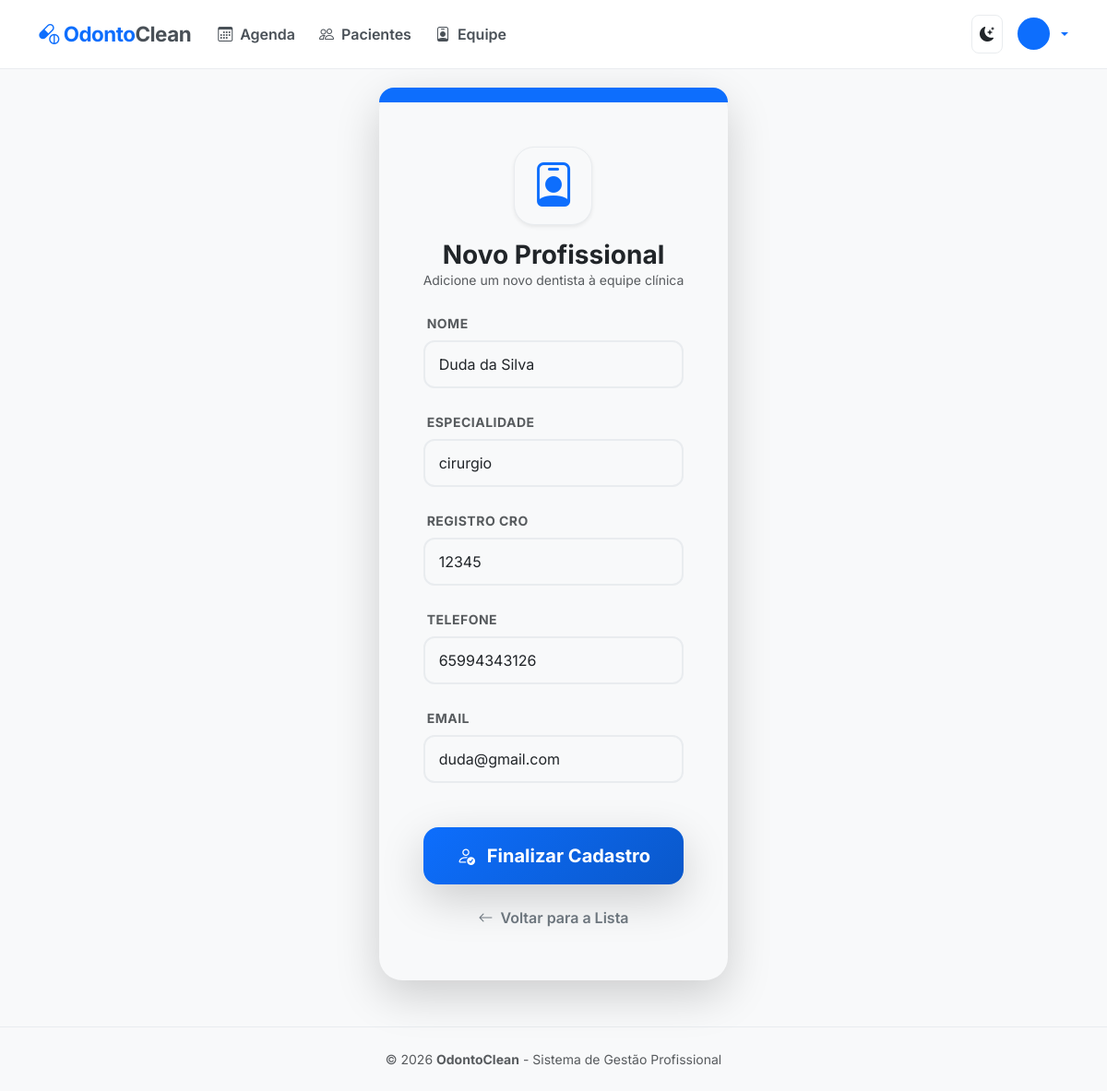
Screenshot of /dentistas/editar/1/ with the database file from the repository.
### agendamentos/models.py (models this page shows, shortened)
class Dentista(models.Model):
    nome = models.CharField(max_length=100)
    cro = models.CharField(max_length=20, unique=True, verbose_name="Registro CRO")
    especialidade = models.CharField(max_length=100)
    telefone = models.CharField(max_length=15)
    email = models.EmailField(blank=True, null=True)

### agendamentos/views.py (the view)
# urls.py: path('dentistas/editar/<int:pk>/', views.editar_dentista, name='editar_dentista'),
def editar_dentista(request, pk):
    dentista = get_object_or_404(Dentista, pk=pk)
    if request.method == 'POST':
        form = DentistaForm(request.POST, instance=dentista)
        if form.is_valid():
            form.save()
            messages.success(request, f"Os dados do Dr(a). {dentista.nome} foram atualizados!")
            return redirect('lista_dentistas')
    else:
        form = DentistaForm(instance=dentista)
    return render(request, 'agendamentos/form_dentista.html', {
        'form': form,
        'titulo': 'Editar Dentista',
        'dentista': dentista
    })

### agendamentos/forms.py
class DentistaForm(forms.ModelForm):
    class Meta:
        model = Dentista
        fields = ['nome', 'especialidade', 'cro', 'telefone', 'email']
        widgets = {f: forms.TextInput(attrs={'class': 'form-control'}) for f in fields}

### agendamentos/templates/agendamentos/form_dentista.html (shortened to what this page needs)
{% extends 'agendamentos/base.html' %}
{% block content %}
<div class="container d-flex align-items-center justify-content-center" style="min-height: 80vh;">
    <div class="card shadow-lg border-0 animate__animated animate__zoomIn" style="max-width: 520px; border-radius: 25px; background: var(--bg-card);">
        <div class="bg-primary py-2" style="border-radius: 25px 25px 0 0;"></div>
        <div class="card-body p-4 p-md-5">
            <div class="text-center mb-4">
                <div class="doctor-icon-container mb-3 shadow-sm mx-auto">
                    <i class="bi bi-person-badge text-primary display-5"></i>
                </div>
                <h3 class="fw-bold m-0" style="color: var(--text-main);">Novo Profissional</h3>
                <p class="text-muted small">Adicione um novo dentista à equipe clínica</p>
            </div>
            <form method="post">
                {% for field in form %}
                    <div class="mb-4">
                        <label class="form-label fw-bold small text-muted text-uppercase mb-2 ms-1" style="letter-spacing: 0.5px;">
                            {{ field.label }}
                        </label>
                        <div class="input-group-modern">
                            {{ field }}
                        </div>
                    </div>
                {% endfor %}
                <div class="d-grid gap-3 mt-5">
                    <button type="submit" class="btn btn-primary btn-lg py-3 fw-bold shadow-lg professional-btn">
                        <i class="bi bi-person-check me-2"></i> Finalizar Cadastro
                    </button>
                    <a href="{% url 'lista_dentistas' %}" class="btn btn-outline-secondary py-2 border-0 small fw-semibold">
                        <i class="bi bi-arrow-left me-1"></i> Voltar para a Lista
                    </a>
                </div>
            </form>
        </div>
    </div>
</div>
{% endblock %}

### agendamentos/templates/agendamentos/base.html (style rules this page uses)
:root { --bg-body: #f8f9fa; --bg-navbar: #ffffff; --text-main: #212529; --primary-blue: #0d6efd; --border-color: #e9ecef; --nav-link: #495057; }
body { background-color: var(--bg-body); color: var(--text-main); font-family: 'Inter', sans-serif; transition: background 0.3s ease; }

### agendamentos/templates/agendamentos/form_dentista.html (style rules this page uses)
.doctor-icon-container { width: 85px; height: 85px; background: var(--bg-body); border-radius: 22px; display: flex; align-items: center; justify-content: center; border: 1px solid var(--border-color); }
.modern-input { background-color: var(--bg-body) !important; border: 2px solid var(--border-color) !important; border-radius: 12px !important; padding: 12px 15px !important; color: var(--text-main) !important; transition: all 0.3s ease; }
.professional-btn { border-radius: 16px; background: linear-gradient(135deg, #0d6efd 0%, #0a58ca 100%); border: none; transition: all 0.3s ease; }
.animate__zoomIn { animation-duration: 0.5s; }

### rows the page displays
Dentista: form "Duda da Silva" "cirurgio" "12345" "65994343126" "duda@gmail.com"

### other values shown
{{ field.label }} "NOME" "ESPECIALIDADE" "REGISTRO CRO" "TELEFONE" "EMAIL"
